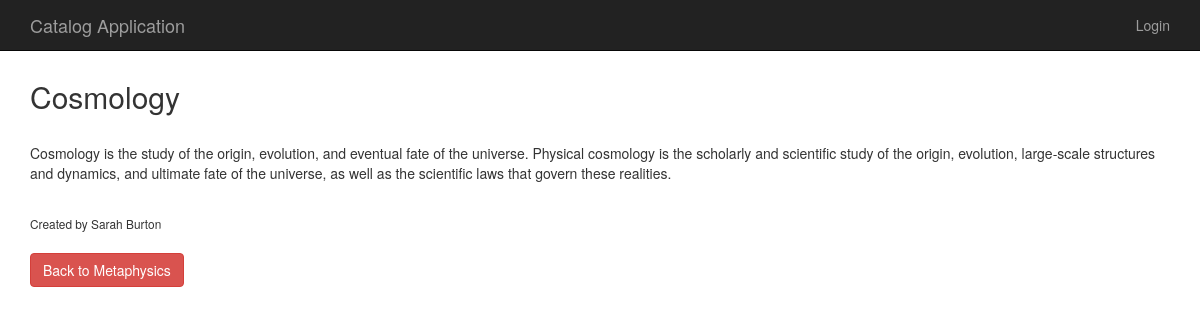
The page /catalog/2/4/ on the database its author committed.
### database_setup.py (models this page shows, shortened)
class Item(Base):
    __tablename__ = 'item'
    id = Column(Integer, primary_key = True)
    name = Column(String(250), nullable = False)
    description = Column(String(500))
    create_time = Column(DateTime, default=func.now())
    category_id = Column(Integer, ForeignKey('category.id'))
    category = relationship(Category)
    user_id = Column(Integer, ForeignKey('user.id'))
    user = relationship(User)

class User(Base):
    __tablename__ = 'user'
    id = Column(Integer, primary_key = True)
    name = Column(String(250))
    email = Column(String(250), nullable=False, unique=True)
    picture = Column(String(250))

class Category(Base):
    __tablename__ = 'category'
    id = Column(Integer, primary_key = True)
    name = Column(String, nullable = False, unique = True)
    user_id = Column(Integer, ForeignKey('user.id'))
    user = relationship(User)

### application.py (the view)
@app.route('/catalog/<int:category_id>/<int:item_id>/')
def showItemDescription(category_id, item_id):
    categories = session.query(Category).all()
    item = session.query(Item).filter_by(id=item_id).one()
    category = session.query(Category).filter_by(id=category_id).one()
    if 'username' not in login_session or item.user_id != login_session['user_id']:
        return render_template('publicitem.html', item=item,
        categories=categories, category=category)
    else:
        return render_template('item.html', item=item,
            categories=categories, category=category)

### templates/publicitem.html
{% extends "layout-full.html" %}
{% block main %}
    <h2>{{ item.name }}</h2>
    <br />
    <p>{{ item.description }}</p>
    <br />
    <small>Created by {{item.user.name}}</small>
    <br />
    <a class="btn btn-danger" href='{{url_for('showCategoryItems', category_id=category.id)}}'>Back to {{category.name}}</a>
{% endblock %}

### static/appstyle.css (style rules this page uses)
.btn { margin-top: 20px; }

### rows shown on the page
Item: name "Cosmology", description "Cosmology is the study of the origin, evolution, and eventual fate of the universe. Physical cosmology is the scholarly and scientific study of the origin, evolution, large-scale structures and dynamics, and ultimate fate of the universe, as well as the scientific laws that govern these realities."
User: user.name "Sarah Burton"
Category: name "Metaphysics"
